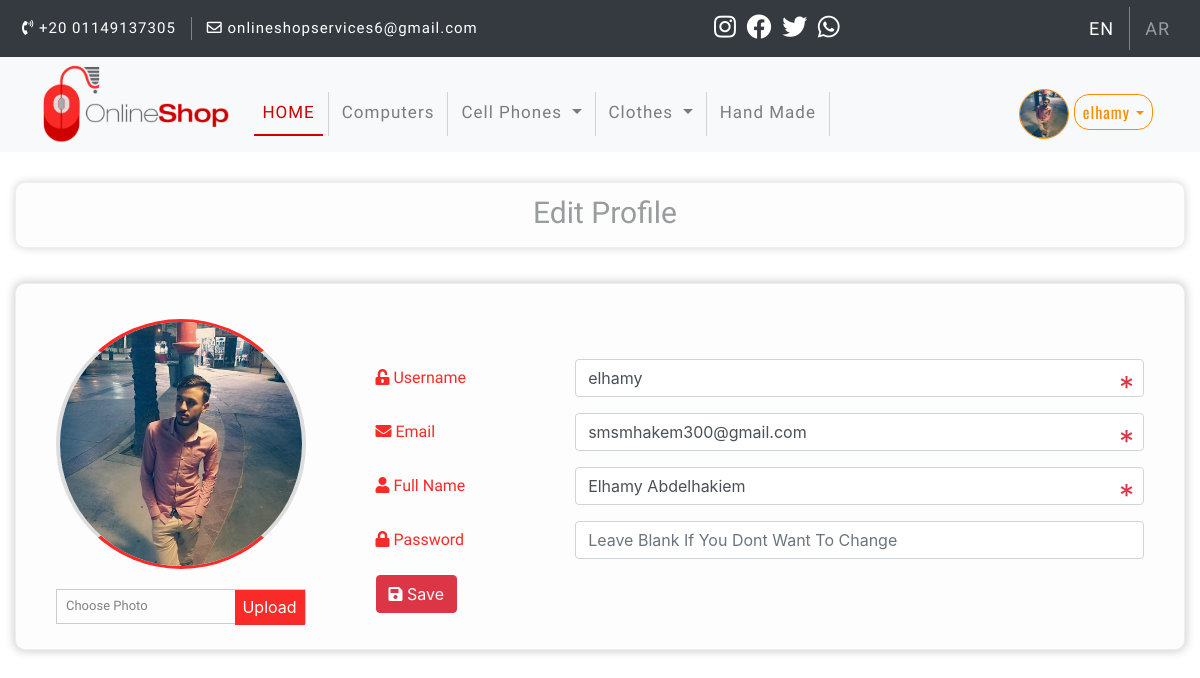
/profile.php?profile&edit (signed in), run on the app's committed database.
### tables this page shows
CREATE TABLE `categories` (
  `ID` int(11) NOT NULL,
  `Name` varchar(255) NOT NULL,
  `Description` text NOT NULL,
  `Ordering` int(11) DEFAULT NULL,
  `parent` int(11) NOT NULL,
  `Visibility` tinyint(4) NOT NULL DEFAULT 0,
  `Allow_Ads` tinyint(4) NOT NULL DEFAULT 0,
  `Allow_Comment` tinyint(4) NOT NULL DEFAULT 0
);

CREATE TABLE `users` (
  `UserID` int(11) NOT NULL,
  `Username` varchar(255) NOT NULL COMMENT 'Username To Login',
  `password` varchar(255) NOT NULL,
  `Email` varchar(255) NOT NULL,
  `FullName` varchar(255) NOT NULL,
  `GroupID` int(11) NOT NULL DEFAULT 0 COMMENT 'Identify User Group',
  `TrustStatus` int(11) NOT NULL DEFAULT 0 COMMENT 'Seller Rank',
  `RegStatus` int(11) NOT NULL DEFAULT 0 COMMENT 'User Approval',
  `Date` date NOT NULL,
  `user_Avatar` varchar(255) NOT NULL
);

### init.php (called while the page is built, shortened)
<?php
include "admin/db_connect.php";
$sessionUser = '';
if(isset($_SESSION['user']))
{
    $sessionUser = $_SESSION['user'];
}
$func = 'includes/functions/';
$tpl = 'includes/templates/';
$css = 'layout/css/';
include $func."functions.php";
include $tpl."header.php";

### includes/functions/functions.php (called while the page is built, shortened)
<?php
function getAllFrom($field , $table, $join,  $on, $where = NULL, $and = NULL, $orderField, $ordering = "DESC" , $limit = NULL)
{
    global $connection;
    $getAll = $connection ->prepare("SELECT $field FROM $table $join  $on  $where  $and  ORDER BY $orderField $ordering $limit ");
    $getAll->execute();
    $all = $getAll->fetchAll();
    return $all;
}

### profile.php (the view, shortened to what this page needs)
<?php
    include "init.php";
    if(isset($_GET['profile']))
    {
        if(isset($_SESSION['user']))
        {
            $getUser = $connection ->prepare("SELECT * FROM users WHERE Username = ? ");
            $getUser ->execute(array( $_SESSION['user'] ));
            $userInfo = $getUser ->fetch();
?>
            <div class="container">
                <?php if(isset($_GET['edit']) && $userInfo['RegStatus'] == 1 ) { ?>
                    <div class="profile-info">
                        <div class="page-header">
                            <h1 class="text-center">Edit Profile</h1>
                        </div>
                        <div class="info-box">
                            <form action="" method="POST" enctype="multipart/form-data">
                                <div class='row'>
                                    <div class='col-md-3 col-sm-12'>
                                        <div class="user-pic">
                                            <?php
                                                if(empty($userInfo['user_Avatar']))
                                                {
                                                    echo "<img class='img-fluid' src='admin/uploads/avatars/mask.jpg' alt ='User Avatar'/>";
                                                }
                                                else
                                                {
                                                    echo "<img class='img-fluid' src= 'admin/uploads/avatars/".$userInfo['user_Avatar']."' alt='User Avatar'>";
                                                }
                                            ?>
                                        </div>
                                        <div class='custom-upload'>
                                            <span>Choose Photo</span>
                                        </div>
                                    </div>
                                    <div class='col-md-9 col-sm-12'>
                                        <div class="user-info">
                                            <div class="form-group row">
                                                <label for="username" class="col-lg-3 col-sm-4 col-form-label"><i class="fa fa-unlock-alt "></i> Username </label>
                                                <div class="col-lg-9 col-sm-8">
                                                    <input type="text" id="username" class="form-control" name="username" value="<?php echo $userInfo['Username'];?>" autocomplete="off" required = "required">
                                                </div>
                                            </div>
                                            <div class="form-group row">
                                                <label for="Email" class="col-lg-3 col-sm-4 col-form-label"><i class="fa fa-envelope "></i> Email </label>
                                                <div class="col-lg-9 col-sm-8">
                                                    <input type="email"  id ='Email' class="form-control" name="email" value="<?php echo $userInfo['Email'];?>" autocomplete="off" required="required">
                                                </div>
                                            </div>
                                            <div class="form-group row">
                                                <label for="Fullname" class="col-lg-3 col-sm-4 col-form-label"><i class="fa fa-user "></i> Full Name </label>
                                                <div class="col-lg-9 col-sm-8">
                                                    <input type="text"  id ='Fullname' class="form-control" name="fullName" value="<?php echo $userInfo['FullName'];?>" autocomplete="off" required="required">
                                                </div>
                                            </div>
                                            <div class="form-group row">
                                                <label for="Password" class="col-lg-3 col-sm-4 col-form-label"><i class="fas fa-lock"></i> Password </label>
                                                <div class="col-lg-9 col-sm-8">
                                                    <input type="password" class="form-control" name="mypassword" placeholder="Leave Blank If You Dont Want To Change " autocomplete="new-password">
                                                </div>
                                            </div>
                                            <div class="form-group row">
                                                <div class="col-sm-10">
                                                    <button type="submit" name="edit_profile" class="btn btn-danger"><i class="fas fa-save"></i> Save</button>
                                                </div>
                                            </div>
                                        </div>
                                    </div>
                                </div>
                            </form>
                        </div>
                    </div>
                <?php } ?>
            </div>
<?php
        }
        else
        {
            header("location: login.php");
            exit();
        }
}
    else
    {
        header("location: login.php");
        exit();
    }
?>
<?php
    include $tpl."footer.php";
?>

### includes/templates/header.php (shortened to what this page needs)
<!DOCTYPE html>
<html lang="en">
<head>
    <link rel="stylesheet" href="<?php echo $css; ?>bootstrap.min.css">
    <link rel="stylesheet" href="<?php echo $css; ?>all.min.css">
    <link rel="stylesheet" href="<?php echo $css; ?>bootstrap-select.min.css">
    <link rel="stylesheet" href="<?php echo $css; ?>bootstrap-tokenfield.min.css">
    <link rel="stylesheet" href="<?php echo $css; ?>sweetalert2.min.css">
    <link rel="stylesheet" href="<?php echo $css; ?>user.css">
</head>
<body>
 <div class="navbar navbar-expand-lg navbar-dark bg-dark upper-bar">
    <div class="container">
        <div class="collapse navbar-collapse upper-bar-connect">
            <ul class="navbar-nav mr-auto">
                <li class="nav-item text-white phone">
                    <i class="fas fa-phone-volume"></i>
                        +20 01149137305
                </li>
                <li class="nav-item text-white email">
                    <i class="far fa-envelope"></i>
                    onlineshopservices6@gmail.com
                </li>
            </ul>
        </div>
        <div class="navbar-brand mx-auto upper-bar-icon">
            <a class="insta" href="https://www.instagram.com/elhamy_hakiem/" target="_blank">
                <i class="fab fa-instagram"></i>
            </a>
            <a class="facebook" href="https://www.facebook.com/elhamy.hakiem.96/" target="_blank">
            <i class="fab fa-facebook"></i>
            </a>
            <a class="twitter" href="https://twitter.com/elhamy_hakiem" target="_blank">
                <i class="fab fa-twitter "></i>
            </a>
            <a class="whatsapp" href="https://api.whatsapp.com/send?phone=+201149137305" target="_blank">
                <i class="fab fa-whatsapp "></i>
            </a>
        </div>
        <div class="collapse navbar-collapse upper-bar-language">
            <ul class="navbar-nav ml-auto">
                <li class="nav-item active">
                    <a class="nav-link english" href="">EN <span class="sr-only">(current)</span></a>
                </li>
                <li class="nav-item">
                    <a class="nav-link arabic" href="">AR <span class="sr-only">(current)</span></a>
                </li>
            </ul>
        </div>
    </div>
</div>
<section class="nav2">
    <nav class="navbar navbar-expand-lg navbar-light bg-light">
        <div class="container-fluid">
            <a class="navbar-brand" href="index.php"><img class='img-fluid' src="layout/images/logo4.png" alt=""></a>
            <div class="collapse navbar-collapse" id="app-nav">
                <ul class="navbar-nav mr-auto">
                    <li class='nav-item'><a class='nav-link active-link' href='index.php'>HOME <span class='sr-only'>(current)</span></a></li>
                    <?php
                        $categories =getAllFrom('*' , 'categories','','', 'WHERE parent = 0 ', 'AND Visibility = 0', 'ID', 'ASC' , 'LIMIT 6');
                        foreach($categories as $category )
                        {
                            $childCats =  getAllFrom('*' , 'categories', '',  '', 'WHERE parent = '.$category['ID'].'', 'AND Visibility = 0', 'ID');
                            if(empty($childCats))
                            {
                                echo "<li class='nav-item'>";
                                    echo '<a class="nav-link" href="categories.php?catid='.$category["ID"].'">'.$category["Name"] .'<span class="sr-only">(current)</span></a>';
                                echo "</li>";
                            }
                            else
                            { ?>
                                <li class='nav-item show-subCategory'>
                                    <div class="dropdown">
                                        <a href="#" class="nav-link dropdown-toggle" type="button" id="showSubCategory" data-toggle="dropdown" aria-haspopup="true" aria-expanded="false">
                                            <?php echo $category["Name"]; ?>
                                        </a>
                                    </div>
                               </li>
                      <?php }
                        }
                    ?>
                </ul>
                <?php
                    if(isset($_SESSION['user']))
                    {?>
                        <div class="nav-item dropdown avatar-menue">
                            <a class="nav-link dropdown-toggle" href="#" id="navbarDropdown" role="button" data-toggle="dropdown" aria-haspopup="true" aria-expanded="false">
                                <?php
                                    $getAvatar =  $connection ->prepare("SELECT `user_Avatar` FROM users WHERE `UserID` = ?");
                                    $getAvatar ->execute(array($_SESSION['userid']));
                                    $avatar = $getAvatar ->fetch();
                                    if(empty($avatar['user_Avatar']))
                                    {
                                        echo "<img class ='user-avatar' src='admin/uploads/avatars/mask.jpg' alt ='User Avatar'/>";
                                    }
                                    else
                                    {
                                        echo "<img class ='user-avatar' src= 'admin/uploads/avatars/".$avatar['user_Avatar']."' alt='User Avatar'>";
                                    }
                                ?>
                                <span><?php echo $sessionUser;?></span>
                            </a>
                        </div>
                    <?php }
                    else
                    {
                        echo "<a href='login.php' class='brn login'>Login / Signup</a>";
                    }
                ?>
            </div>
        </div>
    </nav>
</section>

### layout/css/user.css (style rules this page uses)
body { background-color: #fff; }
@media (min-width: 1200px) { .container, .container-lg, .container-md, .container-sm, .container-xl { max-width: 1330px !important; } }
h1 { font-family: 'Chicle', cursive; font-size: 30px; color: #989c9c; }
.form-control { position: relative; }
.upper-bar { padding: 7px; }
.upper-bar .upper-bar-connect { font-size: 15px; font-family: 'Archivo Narrow', sans-serif; letter-spacing: 1px; }
.upper-bar .upper-bar-connect .phone { padding-right: 15px; border-right: 1px solid gray ; }
.upper-bar .upper-bar-connect .email { padding-left: 15px; }
.upper-bar .upper-bar-icon i { font-size: 25px; color:#fff; margin-right: 5px; }
.upper-bar .upper-bar-language { font-size: 18px; font-family: 'Archivo Narrow', sans-serif; letter-spacing: 1px; }
.upper-bar .upper-bar-language .english { padding-right: 15px; border-right: 1px solid gray ; }
.upper-bar .upper-bar-language .arabic { padding-left: 15px; }
.nav2 .bg-light { background-color: #f8f9fa!important; padding-top: 2px !important; padding-bottom: 5px !important; }
.nav2 .navbar-brand { padding-top: 0; padding-bottom: 0; }
.nav2 .navbar-brand .img-fluid { max-height: 80px !important; }
.nav2 .navbar-collapse { margin-top: 22px; }
.nav2 .navbar-collapse .navbar-nav .nav-item .active-link { color: #CE0100 ; border-bottom: 2px solid #CE0100 ; }
.nav2 .navbar-nav li { border-right: 1px solid lightgray; padding-right: 5px; padding-left: 5px; }
.nav2 .navbar-nav li .nav-link { font-family: 'Archivo Narrow', sans-serif; letter-spacing: 1px; font-size: 17px; }
.nav2 .avatar-menue .user-avatar { width: 50px; height: 50px; border-radius: 25px; border: 1px solid darkorange; }
.nav2 .avatar-menue .dropdown-toggle { color: darkorange; font-family: 'Oswald', sans-serif; letter-spacing: 1px; }
.nav2 .avatar-menue .dropdown-toggle::after { display:none; }
.nav2 .avatar-menue .dropdown-toggle span { border: 1px solid darkorange; padding: 5px 8px; border-radius: 15px; }
.nav2 .avatar-menue .dropdown-toggle span::after { display: inline-block; margin-left: 6px; vertical-align: .255em; content: ""; border-top: .3em solid; border-right: .3em solid transparent; border-bottom: 0; border-left: .3em solid transparent; }
.page-header { background-color: #fdfdfd; border: 1px solid #eee; border-radius: 10px; padding: 12px 20px 8px 30px; margin: 30px 0px 30px 0px; box-shadow: 0px 0px 8px 0px #d4d4d4; }
.profile-info .info-box { position: relative; }
.profile-info .info-box ,.show-item { padding: 20px 40px; background-color: #fdfdfd; border-radius: 10px; border: 1px solid #eee !important; box-shadow: 0px 0px 8px 2px #d4d4d4; transition: 0.5s; overflow: hidden; margin-top: 35px; margin-bottom: 35px; }
.profile-info .info-box .user-pic ,.member-info .user-pic, .member-info .user-pic { max-width: 250px; max-height: 250px; overflow: hidden; border-radius: 100%; margin: 15px auto 20px; border-left: 4px solid #ddd; border-right: 4px solid #ddd; border-top: 3px solid #f92b28; border-bottom: 3px solid #f92b28; }
.profile-info .info-box .user-info { margin-top: 55px; margin-left: 40px; }
.profile-info .info-box .user-info label { color:#f92b28 ; font-family: 'Archivo Narrow', sans-serif; }
.custom-upload { border: 1px solid #ccc; position: relative; z-index: 1; height: 35px; }
.custom-upload > span { font-family: 'Archivo Narrow', sans-serif; font-size: 13px; display: block; padding: 6px 9px; color: grey; }
.custom-upload:after { content: "Upload"; background-color: #f92b28; color: #fff; width: 70px; height: 35px; position: absolute; top: 0; right: 0; line-height: 34px; text-align: center; }

### data on the page
categories: Name "Computers"
categories: Name "Cell Phones"
categories: Name "Clothes"
categories: Name "Hand Made"
users: user_Avatar (picture), username "elhamy", email "smsmhakem300@gmail.com", fullName "Elhamy Abdelhakiem"

### other printed values
$sessionUser "elhamy"
